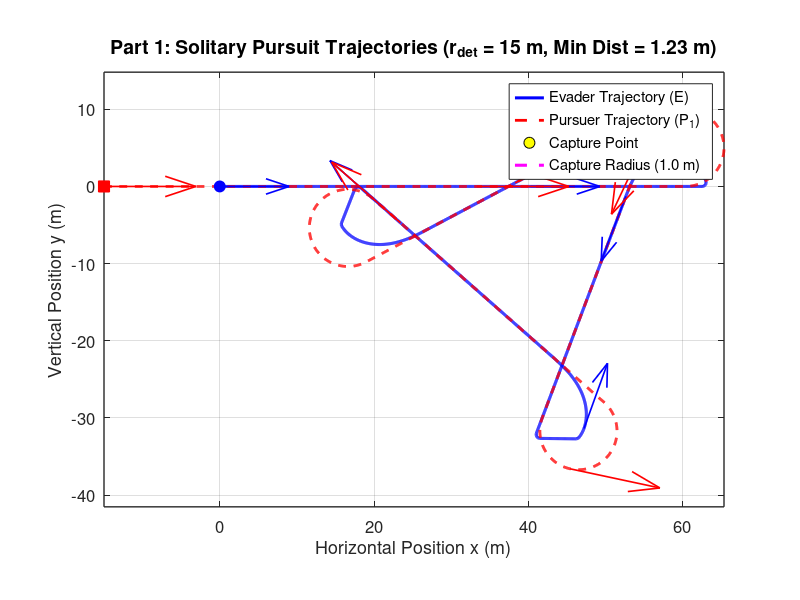
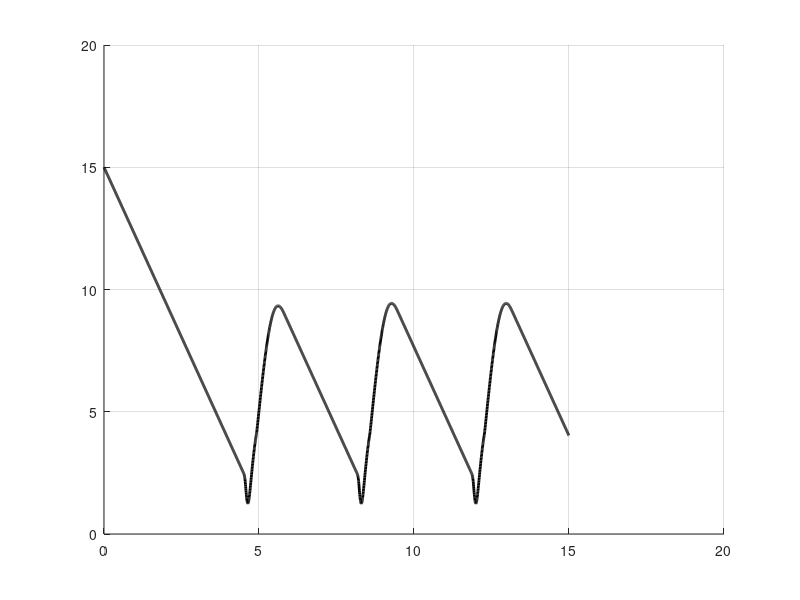

Write the MATLAB code that produced these figures, in order. (Note: this script raises an error after producing the figures.)
% strategy_1_realistic_radius.m
% Part 1: Solitary Hunting with a realistic pursuer turning radius
clear; clc; close all;

%% 1. Model Parameters
v_p = 60 / 3.6;          % Pursuer speed (16.67 m/s)
v_e = 50 / 3.6;          % Evader speed (13.89 m/s)
R_p = 5.0;               % Pursuer min turning radius (m)
R_e = 0.5;               % Evader min turning radius (m)

w_p_max = v_p / R_p;     % Max angular velocity of pursuer (3.33 rad/s)
w_e_max = v_e / R_e;     % Max angular velocity of evader (27.78 rad/s)

l_cap = 1.0;             % Capture radius (m)
r_det = 25.0;            % Initial detection distance (m) [15, 50]
r_jink = 2.5;            % Critical distance where prey triggers jink (m)
T_max = 15.0;            % Raptor stamina limit (s)
dt = 0.005;              % Time step (s)
N = round(T_max / dt);
start_distances = [15, 20, 25, 30, 35];
start_angles = deg2rad([0, 15, -15, 30, -30]);
plot_folder = fullfile(pwd, 'strategy_1_realistic_radius_plots');
if ~exist(plot_folder, 'dir')
    mkdir(plot_folder);
end

for scenario = 1:5
r_det = start_distances(scenario);
%% 2. Initial Conditions (t = 0)
alpha_1 = start_angles(scenario);

% Preallocate state arrays
x_E = zeros(1, N); y_E = zeros(1, N); theta_E = zeros(1, N);
x_P = zeros(1, N); y_P = zeros(1, N); theta_P = zeros(1, N);
dist_P = zeros(1, N);
t_vec = (0:N-1) * dt;

% Set t = 0 values
x_E(1) = 0; y_E(1) = 0; theta_E(1) = 0;
x_P(1) = -r_det * cos(alpha_1);
y_P(1) =  r_det * sin(alpha_1);
theta_P(1) = 0;

captured = false;
end_idx = N;
is_jinking = false;
theta_target = 0;
optimal_angle = deg2rad(110);

%% 3. Time-Stepping Simulation Loop (Forward Euler)
for k = 1:N-1
    dist_P(k) = hypot(x_E(k) - x_P(k), y_E(k) - y_P(k));
    
    if dist_P(k) <= l_cap
        captured = true;
        end_idx = k;
        break;
    end
    
    % --- Pursuer Control (Pure Pursuit) ---
    theta_LOS = atan2(y_E(k) - y_P(k), x_E(k) - x_P(k));
    dtheta_P = atan2(sin(theta_LOS - theta_P(k)), cos(theta_LOS - theta_P(k)));
    if abs(dtheta_P) <= w_p_max * dt
        w_P = dtheta_P / dt;
    else
        w_P = w_p_max * sign(dtheta_P);
    end
    
    % --- Evader Control (Break Turn with Overshoot Reset) ---
    if is_jinking && dist_P(k) > r_jink + 1.5
        is_jinking = false;
    end

    if ~is_jinking && dist_P(k) <= r_jink
        is_jinking = true;
        theta_target = theta_LOS + optimal_angle;
    end

    if is_jinking
        dtheta_E = atan2(sin(theta_target - theta_E(k)), ...
            cos(theta_target - theta_E(k)));
        if abs(dtheta_E) <= w_e_max * dt
            w_E = dtheta_E / dt;
        else
            w_E = w_e_max * sign(dtheta_E);
        end
    else
        theta_flee = theta_LOS;
        dtheta_E = atan2(sin(theta_flee - theta_E(k)), cos(theta_flee - theta_E(k)));
        if abs(dtheta_E) <= w_e_max * dt
            w_E = dtheta_E / dt;
        else
            w_E = w_e_max * sign(dtheta_E);
        end
    end
    
    % --- Euler Kinematic Updates ---
    x_P(k+1) = x_P(k) + v_p * cos(theta_P(k)) * dt;
    y_P(k+1) = y_P(k) + v_p * sin(theta_P(k)) * dt;
    theta_P(k+1) = theta_P(k) + w_P * dt;
    
    x_E(k+1) = x_E(k) + v_e * cos(theta_E(k)) * dt;
    y_E(k+1) = y_E(k) + v_e * sin(theta_E(k)) * dt;
    theta_E(k+1) = theta_E(k) + w_E * dt;
end

dist_P(end_idx) = hypot(x_E(end_idx) - x_P(end_idx), y_E(end_idx) - y_P(end_idx));

%% 4. Figure 1: Combined 2D Trajectory Plot (All Players on Same Axis)
figure('Color', 'w', 'Position', [80, 80, 1050, 700]);
hold on; grid on; axis equal;

% Plot trajectories
plot(x_E(1:end_idx), y_E(1:end_idx), 'b-', 'LineWidth', 2.2, 'DisplayName', 'Evader Trajectory (E)');
plot(x_P(1:end_idx), y_P(1:end_idx), 'r--', 'LineWidth', 2.0, 'DisplayName', 'Pursuer Trajectory (P_1)');

% Plot Start Positions (t = 0)
plot(x_E(1), y_E(1), 'bo', 'MarkerSize', 8, 'MarkerFaceColor', 'b', 'HandleVisibility', 'off');
plot(x_P(1), y_P(1), 'rs', 'MarkerSize', 8, 'MarkerFaceColor', 'r', 'HandleVisibility', 'off');

% Plot End Positions (t = T_final)
plot(x_E(end_idx), y_E(end_idx), 'ko', 'MarkerSize', 12, ...
    'MarkerFaceColor', 'y', 'DisplayName', 'Capture Point');
plot(x_P(end_idx), y_P(end_idx), 'ro', 'MarkerSize', 6, ...
    'MarkerFaceColor', 'r', 'HandleVisibility', 'off');

% Plot Capture Radius Circle around Evader's Final Position
th_circ = linspace(0, 2*pi, 100);
plot(x_E(end_idx) + l_cap*cos(th_circ), y_E(end_idx) + l_cap*sin(th_circ), ...
    'm--', 'LineWidth', 2.2, 'DisplayName', 'Capture Radius (1.0 m)');

% Plot Heading Arrows along the Path
arrow_end = max(1, end_idx - round(0.5 / dt));
if arrow_end > 1
    idx_arrows = round(linspace(1, arrow_end, 6));
    quiver(x_E(idx_arrows), y_E(idx_arrows), cos(theta_E(idx_arrows)), sin(theta_E(idx_arrows)), ...
        0.35, 'b', 'LineWidth', 1.2, 'HandleVisibility', 'off');
    quiver(x_P(idx_arrows), y_P(idx_arrows), cos(theta_P(idx_arrows)), sin(theta_P(idx_arrows)), ...
        0.35, 'r', 'LineWidth', 1.2, 'HandleVisibility', 'off');
end

set(gca, 'FontSize', 12, 'LineWidth', 1.0, 'Box', 'on');
xlabel('Horizontal Position x (m)', 'FontSize', 13);
ylabel('Vertical Position y (m)', 'FontSize', 13);
title(sprintf('Part 1: Solitary Pursuit Trajectories (r_{det} = %.0f m, Min Dist = %.2f m)', ...
    r_det, min(dist_P(1:end_idx))), 'FontSize', 14);
legend('Location', 'best');
exportgraphics(gcf, fullfile(plot_folder, sprintf('scenario_%d_trajectory.png', scenario)), 'Resolution', 200);

%% 5. Figure 2: Separation Distance Plot
figure('Color', 'w', 'Position', [180, 120, 850, 550]);
hold on; grid on;
plot(t_vec(1:end_idx), dist_P(1:end_idx), 'k-', 'LineWidth', 2.0);
yline(l_cap, 'r--', 'Capture Threshold (l = 1.0 m)', 'LineWidth', 1.5);
yline(r_jink, 'b:', 'Jink Trigger (r_{jink} = 3.0 m)', 'LineWidth', 1.5);
set(gca, 'FontSize', 12, 'LineWidth', 1.0, 'Box', 'on');
xlabel('Time t (s)', 'FontSize', 13);
ylabel('Separation Distance d_1(t) (m)', 'FontSize', 13);
title('Part 1: Predator-Prey Separation Distance vs. Time', 'FontSize', 14);
exportgraphics(gcf, fullfile(plot_folder, sprintf('scenario_%d_separation.png', scenario)), 'Resolution', 200);
close all;
end

%% 6. Jink-Distance Sweep: Capture Time Histogram
jink_distances = 1.0:0.25:8.0;
capture_times = zeros(5, numel(jink_distances));

for scenario = 1:5
    for j = 1:numel(jink_distances)
        capture_times(scenario, j) = simulate_capture_time( ...
            start_distances(scenario), start_angles(scenario), ...
            jink_distances(j), v_p, v_e, R_p, R_e, l_cap, T_max, dt);
    end
end

figure('Color', 'w', 'Position', [80, 80, 1200, 850]);
for scenario = 1:5
    subplot(3, 2, scenario);
    bar(jink_distances, capture_times(scenario, :), 1.0, ...
        'FaceColor', [0.25, 0.50, 0.85], 'EdgeColor', 'none');
    hold on; grid on;

    [max_capture_time, max_idx] = max(capture_times(scenario, :));
    plot(jink_distances(max_idx), max_capture_time, 'r^', ...
        'MarkerSize', 9, 'MarkerFaceColor', 'r');
    xline(jink_distances(max_idx), 'r--', 'LineWidth', 1.2);

    xlabel('Jink distance (m)');
    ylabel('Capture time (s)');
    title(sprintf('Scenario %d (r_{det} = %.0f m)', ...
        scenario, start_distances(scenario)));
    legend('Capture time', sprintf('Maximum: %.2f m', jink_distances(max_idx)), ...
        'Location', 'best');
    set(gca, 'FontSize', 10, 'Box', 'on');
end

sgtitle('Strategy 1: Capture Time for a Range of Jink Distances');
exportgraphics(gcf, fullfile(plot_folder, 'jink_distance_capture_time.png'), ...
    'Resolution', 200);
close all;

fprintf('Strategy 1 maximum capture times by scenario:\n');
for scenario = 1:5
    [max_capture_time, max_idx] = max(capture_times(scenario, :));
    fprintf('  Scenario %d: %.2f m jink distance -> %.2f s capture time\n', ...
        scenario, jink_distances(max_idx), max_capture_time);
end

function capture_time = simulate_capture_time(r_det, alpha_1, r_jink, ...
    v_p, v_e, R_p, R_e, l_cap, T_max, dt)
    w_p_max = v_p / R_p;
    w_e_max = v_e / R_e;
    N = round(T_max / dt);

    x_E = 0;
    y_E = 0;
    theta_E = 0;
    x_P = -r_det * cos(alpha_1);
    y_P = r_det * sin(alpha_1);
    theta_P = 0;
    capture_time = T_max;
    optimal_angle = deg2rad(110);
    is_jinking = false;
    theta_target = 0;

    for k = 1:N-1
        dist_P = hypot(x_E - x_P, y_E - y_P);
        if dist_P <= l_cap
            capture_time = (k - 1) * dt;
            return;
        end

        theta_LOS = atan2(y_E - y_P, x_E - x_P);
        dtheta_P = atan2(sin(theta_LOS - theta_P), ...
            cos(theta_LOS - theta_P));
        if abs(dtheta_P) <= w_p_max * dt
            w_P = dtheta_P / dt;
        else
            w_P = w_p_max * sign(dtheta_P);
        end

        if is_jinking && dist_P > r_jink + 1.5
            is_jinking = false;
        end

        if ~is_jinking && dist_P <= r_jink
            is_jinking = true;
            theta_target = theta_LOS + optimal_angle;
        end

        if is_jinking
            dtheta_E = atan2(sin(theta_target - theta_E), ...
                cos(theta_target - theta_E));
            if abs(dtheta_E) <= w_e_max * dt
                w_E = dtheta_E / dt;
            else
                w_E = w_e_max * sign(dtheta_E);
            end
        else
            theta_flee = theta_LOS;
            dtheta_E = atan2(sin(theta_flee - theta_E), ...
                cos(theta_flee - theta_E));
            if abs(dtheta_E) <= w_e_max * dt
                w_E = dtheta_E / dt;
            else
                w_E = w_e_max * sign(dtheta_E);
            end
        end

        x_P = x_P + v_p * cos(theta_P) * dt;
        y_P = y_P + v_p * sin(theta_P) * dt;
        theta_P = theta_P + w_P * dt;
        x_E = x_E + v_e * cos(theta_E) * dt;
        y_E = y_E + v_e * sin(theta_E) * dt;
        theta_E = theta_E + w_E * dt;
    end
end
